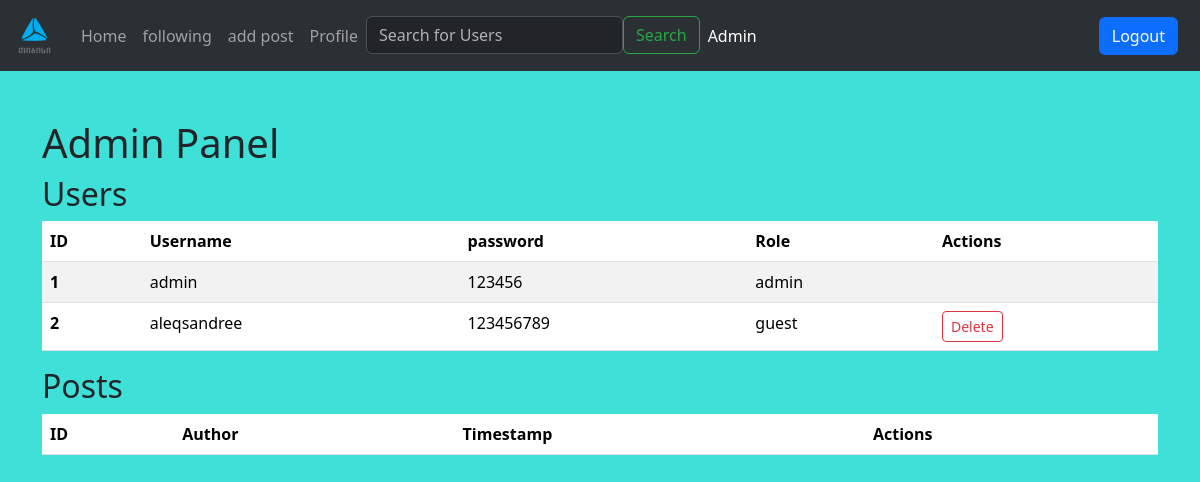
Page /admin (signed in) on the earlier database version.
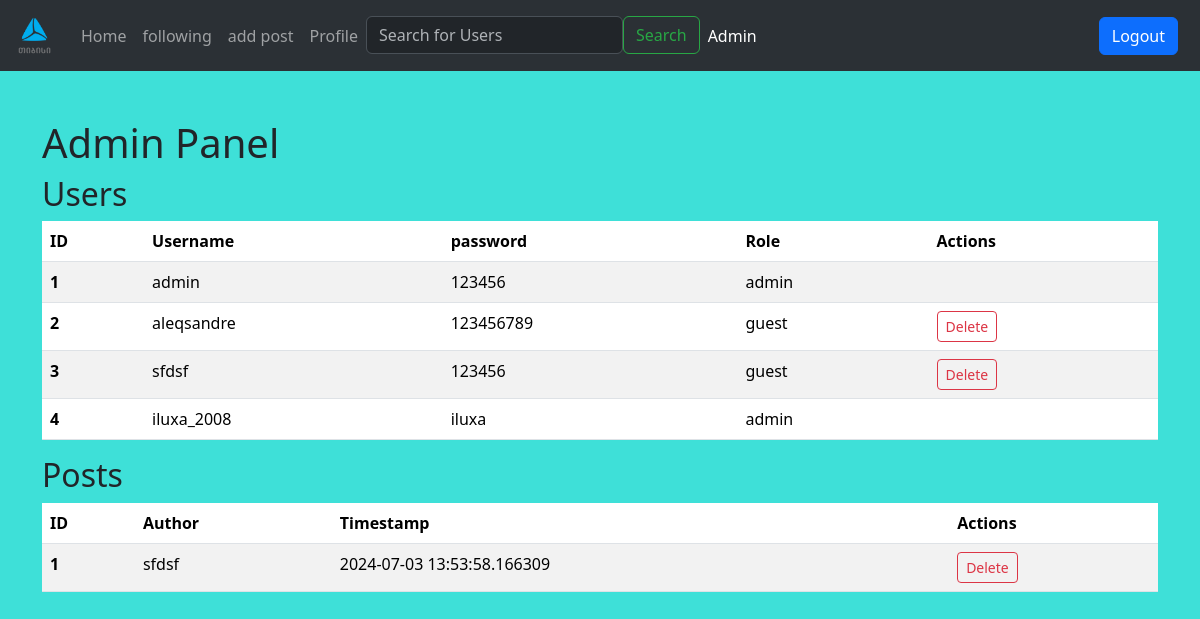
Same page on the later database version.
### models.py (models this page shows, shortened)
class User(db.Model, UserMixin):
    id = db.Column(db.Integer, primary_key=True, autoincrement=True)
    user_name = db.Column(db.String, unique=True)
    password = db.Column(db.String)
    role = db.Column(db.String, default = 'guest')
    followers = db.relationship('Follower', foreign_keys='Follower.followed_id', backref='followed', lazy='dynamic')
    followed = db.relationship('Follower', foreign_keys='Follower.follower_id', backref='follower', lazy='dynamic')
    profile_image = db.Column(db.String(120), nullable=True)

class Post(db.Model):
    id = db.Column(db.Integer, primary_key=True, autoincrement=True)
    text = db.Column(db.String)
    file_path = db.Column(db.String)
    user_id = db.Column(db.Integer, db.ForeignKey('user.id'), nullable=False)
    upvote_count = db.Column(db.Integer, default=0)
    downvote_count = db.Column(db.Integer, default=0)
    votes = db.relationship('Vote', backref='post', cascade='all, delete-orphan', lazy='dynamic')
    user = db.relationship('User', backref=db.backref('posts', lazy=True, cascade="all, delete-orphan"))
    created_at = db.Column(db.DateTime, default=datetime.utcnow, nullable=False)
    comments = db.relationship('Comment', backref='post', lazy=True, cascade='all, delete-orphan',)

### routes.py (the view)
@app.route('/admin')
@login_required
def admin():
    if current_user.role != 'admin':
        flash('You do not have access to this page.', 'danger')
        return redirect(url_for('index'))
    users = User.query.all()
    posts = Post.query.order_by(Post.created_at.desc()).all()
    return render_template('admin.html', users=users, posts=posts)

### models.py (called while the page is built)
@login_manager.user_loader
def load_user(id):
    return User.query.get(id)

### templates/admin.html (shortened to what this page needs)
{% extends "layout.html" %}
{% block content %}
<div class="container mt-5">
    <h1>Admin Panel</h1>
    <h2>Users</h2>
    <table class="table table-striped">
        <thead>
            <tr>
                <th scope="col">ID</th>
                <th scope="col">Username</th>
                <th scope="col">password</th>
                <th scope="col">Role</th>
                <th scope="col">Actions</th>
            </tr>
        </thead>
        <tbody>
            {% for user in users %}
            <tr>
                <th scope="row">{{ user.id }}</th>
                <td>{{ user.user_name }}</td>
                <td>{{ user.password }}</td>
                <td>{{ user.role }}</td>
                <td>
                    {% if user.role != 'admin' %}
                    <form action="{{ url_for('delete_user', user_id=user.id) }}" method="POST" class="d-inline">
                        <button type="submit" class="btn btn-sm btn-outline-danger">Delete</button>
                    </form>
                    {% endif %}
                </td>
            </tr>
            {% endfor %}
        </tbody>
    </table>
    <h2>Posts</h2>
    <table class="table table-striped">
        <thead>
            <tr>
                <th scope="col">ID</th>
                <th scope="col">Author</th>
                <th scope="col">Timestamp</th>
                <th scope="col">Actions</th>
            </tr>
        </thead>
        <tbody>
            {% for post in posts %}
            <tr>
                <th scope="row">{{ post.id }}</th>
                <td>{{ post.user.user_name }}</td>
                <td>{{ post.created_at}}</td>
                <td>
                    <form action="{{ url_for('delete_post_admin', post_id=post.id) }}" method="POST" class="d-inline">
                        <button type="submit" class="btn btn-sm btn-outline-danger">Delete</button>
                    </form>
                </td>
            </tr>
            {% endfor %}
        </tbody>
    </table>
</div>
{% endblock %}

### templates/layout.html (shortened to what this page needs)
<!DOCTYPE html>
<html lang="en">
<head>
    <link href="https://cdn.jsdelivr.net/npm/bootstrap@5.3.3/dist/css/bootstrap.min.css" rel="stylesheet">
    <link rel="stylesheet" href="{{ url_for('static', filename='style.css') }}">
</head>
<body>
    <nav class="navbar navbar-expand-lg bg-body-tertiary" data-bs-theme="dark">
        <div class="container-fluid">
          <a class="navbar-brand" href="https://www.tbceducation.ge/" target = "_blank"><img src="..\static\tbc-logo.png" height="45px" width="45"></a>
          <div class="collapse navbar-collapse" id="navbarSupportedContent">
            <ul class="navbar-nav me-auto mb-2 mb-lg-0">
              <li class="nav-item">
                {% if current_user.is_authenticated %}
                <a class="nav-link {% if request.endpoint == 'index' %}active {% endif %}" aria-current="page" href="/home">Home</a>
                {% else %}
                <a class="nav-link {% if request.endpoint == 'index' %}active {% endif %}" aria-current="page" href="/login">Home</a>
                {% endif %}
              </li>
              <li class="nav-item">
                {% if current_user.is_authenticated %}
                <a class="nav-link {% if request.endpoint == 'friend' %}active {% endif %}" href="/following">following</a>
                {% else %}
                <a class="nav-link {% if request.endpoint == 'friend' %}active {% endif %}" href="/login">following</a>
                {% endif %}
              </li>
              <li class="nav-item">
                {% if current_user.is_authenticated %}
                <a class="nav-link nav-link {% if request.endpoint == 'create_post' %}active {% endif %} "href="/post">add post</a>
                {% else %}
                <a class="nav-link" href="/login">add post</a>
                {% endif %}
              </li>
              {% if current_user.is_authenticated %}
              <li class="nav-item">
                  <a class="nav-link {% if request.endpoint == 'profile' %}active {% endif %}" href="{{ url_for('profile', username=current_user.user_name)}}">Profile</a>
              </li>
              <li class="nav-item">
                <form class="d-flex" role="search" action="{{ url_for('search') }}" method="POST">
                   <input class="form-control mr-sm-2" type="search" placeholder="Search for Users" aria-label="Search" name="query">
                   <button class="btn btn-outline-success my-2 my-sm-0" type="submit">Search</button>
               </form>
              </li>
              {% if  current_user.role == 'admin' %}
              <li class="nav-item>">
                  <a class="nav-link {% if request.endpoint == 'admin' %}active{% endif %}" href="{{ url_for('admin') }}">Admin</a>
              </li>
              {% endif %}
            </ul>
            <form class="d-flex" role="search">
                 <a class ="btn btn-primary" href="/logout" type = "submit">Logout </a>
                {% else %}
              <a class ="btn btn-primary" style="margin-left: 950px;" href="/register" type = "submit">Register </a>
              <a class ="btn btn-primary" style="margin-left: 0;" href="/login" type = "submit">Login </a>
             {% endif %}
            </form>
          </div>
        </div>
      </nav>
      {% block content %}
      {% endblock %}
</body>
</html>

### static/style.css (style rules this page uses)
body { background-color: #3ee0d8; }
.container { margin-top: 30px; }
.btn-outline-success { color: #28a745; border-color: #28a745; }
.btn-outline-danger { color: #dc3545; border-color: #dc3545; }
.btn-primary { margin-right: 10px; margin-left: 20px; }

Differences in the rows shown:
changed User id 2: user_name "aleqsandree" → "aleqsandre"
added User: id "3", user_name "sfdsf", password "123456", role "guest"
added User: id "4", user_name "iluxa_2008", password "iluxa", role "admin"
added Post: id "1", user.user_name "sfdsf", created_at "2024-07-03 13:53:58.166309"
